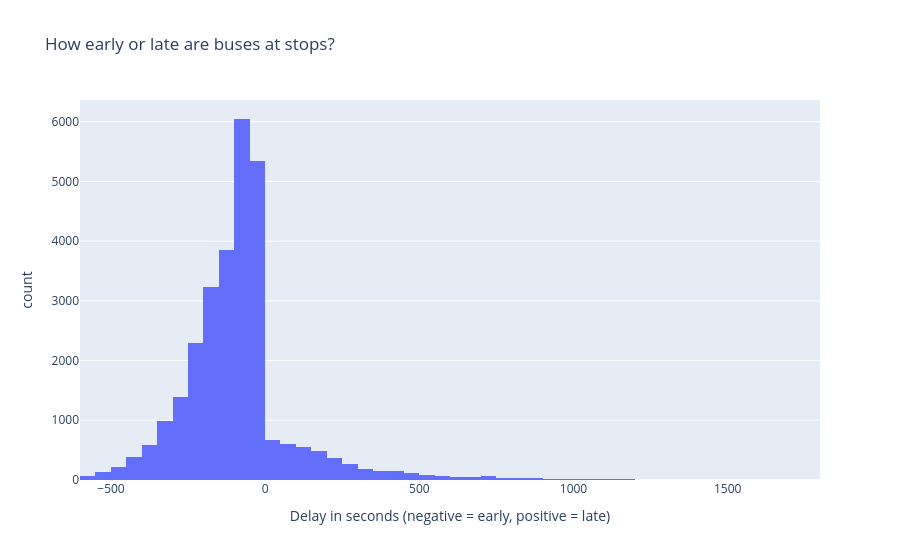

Write notebook code for a chart like this one.
### Markdown cell above
#### Numbers are good, but a picture shows the story in a second. This picture is called a histogram. It puts delays into small buckets, and each bar’s height shows how many stop visits fell into that bucket. Tall bars mean “lots of buses here.”

### Code cell
import plotly.express as px
fig = px.histogram(v[(s > -900) & (s < 1800)], x="delay_sec", nbins=80,
                   title="How early or late are buses at stops?")
fig.update_xaxes(title="Delay in seconds (negative = early, positive = late)")
fig.show()

### Figure 1 — Plotly figure (JSON) as saved in the notebook; plotly's stock layout.template omitted (floating-point values rounded to 4 significant figures; data arrays with more than 128 entries replaced by an {"elided": "..."} marker saying what was removed)
{"data": [{"bingroup": "x", "hovertemplate": "delay_sec=%{x}<br>count=%{y}<extra></extra>", "legendgroup": "", "marker": {"color": "#636efa", "pattern": {"shape": ""}}, "name": "", "nbinsx": 80, "orientation": "v", "showlegend": false, "type": "histogram", "x": {"elided": "28666 int values"}, "xaxis": "x", "yaxis": "y"}], "layout": {"barmode": "relative", "legend": {"tracegroupgap": 0}, "title": {"text": "How early or late are buses at stops?"}, "xaxis": {"anchor": "y", "domain": [0, 1], "title": {"text": "Delay in seconds (negative = early, positive = late)"}}, "yaxis": {"anchor": "x", "domain": [0, 1], "title": {"text": "count"}}}}
